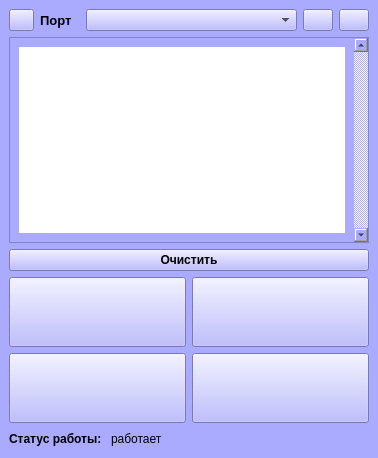
<?xml version="1.0" encoding="UTF-8"?>
<ui version="4.0">
 <class>Weights</class>
 <widget class="QMainWindow" name="Weights">
  <property name="geometry">
   <rect>
    <x>0</x>
    <y>0</y>
    <width>378</width>
    <height>458</height>
   </rect>
  </property>
  <property name="sizePolicy">
   <sizepolicy hsizetype="Minimum" vsizetype="Minimum">
    <horstretch>0</horstretch>
    <verstretch>0</verstretch>
   </sizepolicy>
  </property>
  <property name="minimumSize">
   <size>
    <width>378</width>
    <height>458</height>
   </size>
  </property>
  <property name="maximumSize">
   <size>
    <width>378</width>
    <height>458</height>
   </size>
  </property>
  <property name="windowTitle">
   <string>MainWindow</string>
  </property>
  <property name="styleSheet">
   <string notr="true">background-color: rgb(170, 170, 255);</string>
  </property>
  <widget class="QWidget" name="centralwidget">
   <property name="sizePolicy">
    <sizepolicy hsizetype="Minimum" vsizetype="Minimum">
     <horstretch>0</horstretch>
     <verstretch>0</verstretch>
    </sizepolicy>
   </property>
   <property name="minimumSize">
    <size>
     <width>350</width>
     <height>350</height>
    </size>
   </property>
   <property name="maximumSize">
    <size>
     <width>400</width>
     <height>500</height>
    </size>
   </property>
   <layout class="QHBoxLayout" name="horizontalLayout_3">
    <item>
     <layout class="QVBoxLayout" name="verticalLayout">
      <item>
       <layout class="QHBoxLayout" name="horizontalLayoutPortsMain">
        <item>
         <widget class="QPushButton" name="settingsButton">
          <property name="sizePolicy">
           <sizepolicy hsizetype="Fixed" vsizetype="Fixed">
            <horstretch>0</horstretch>
            <verstretch>0</verstretch>
           </sizepolicy>
          </property>
          <property name="minimumSize">
           <size>
            <width>10</width>
            <height>20</height>
           </size>
          </property>
          <property name="maximumSize">
           <size>
            <width>25</width>
            <height>25</height>
           </size>
          </property>
          <property name="baseSize">
           <size>
            <width>20</width>
            <height>20</height>
           </size>
          </property>
          <property name="toolTip">
           <string>Дополнительно</string>
          </property>
          <property name="styleSheet">
           <string notr="true">image: url(:/images/images/settings.png);</string>
          </property>
          <property name="text">
           <string/>
          </property>
         </widget>
        </item>
        <item>
         <widget class="QLabel" name="labelPort">
          <property name="maximumSize">
           <size>
            <width>40</width>
            <height>20</height>
           </size>
          </property>
          <property name="font">
           <font>
            <pointsize>10</pointsize>
            <weight>75</weight>
            <italic>false</italic>
            <bold>true</bold>
            <underline>false</underline>
            <strikeout>false</strikeout>
            <kerning>true</kerning>
           </font>
          </property>
          <property name="text">
           <string>Порт</string>
          </property>
         </widget>
        </item>
        <item>
         <widget class="QComboBox" name="selectionWindow"/>
        </item>
        <item>
         <widget class="QPushButton" name="connectButton">
          <property name="maximumSize">
           <size>
            <width>30</width>
            <height>16777215</height>
           </size>
          </property>
          <property name="font">
           <font>
            <weight>75</weight>
            <bold>true</bold>
           </font>
          </property>
          <property name="toolTip">
           <string>Обновить список портов</string>
          </property>
          <property name="styleSheet">
           <string notr="true">image: url(:/images/images/refresh.png);</string>
          </property>
          <property name="text">
           <string/>
          </property>
         </widget>
        </item>
        <item>
         <widget class="QPushButton" name="disconnectButton">
          <property name="maximumSize">
           <size>
            <width>30</width>
            <height>16777215</height>
           </size>
          </property>
          <property name="toolTip">
           <string>Отключиться от порта</string>
          </property>
          <property name="styleSheet">
           <string notr="true">image: url(:/images/images/disconnect.png);</string>
          </property>
          <property name="text">
           <string/>
          </property>
         </widget>
        </item>
       </layout>
      </item>
      <item>
       <widget class="QScrollArea" name="scrollArea">
        <property name="palette">
         <palette>
          <active>
           <colorrole role="Button">
            <brush brushstyle="SolidPattern">
             <color alpha="255">
              <red>170</red>
              <green>170</green>
              <blue>255</blue>
             </color>
            </brush>
           </colorrole>
           <colorrole role="Base">
            <brush brushstyle="SolidPattern">
             <color alpha="255">
              <red>170</red>
              <green>170</green>
              <blue>255</blue>
             </color>
            </brush>
           </colorrole>
           <colorrole role="Window">
            <brush brushstyle="SolidPattern">
             <color alpha="255">
              <red>170</red>
              <green>170</green>
              <blue>255</blue>
             </color>
            </brush>
           </colorrole>
          </active>
          <inactive>
           <colorrole role="Button">
            <brush brushstyle="SolidPattern">
             <color alpha="255">
              <red>170</red>
              <green>170</green>
              <blue>255</blue>
             </color>
            </brush>
           </colorrole>
           <colorrole role="Base">
            <brush brushstyle="SolidPattern">
             <color alpha="255">
              <red>170</red>
              <green>170</green>
              <blue>255</blue>
             </color>
            </brush>
           </colorrole>
           <colorrole role="Window">
            <brush brushstyle="SolidPattern">
             <color alpha="255">
              <red>170</red>
              <green>170</green>
              <blue>255</blue>
             </color>
            </brush>
           </colorrole>
          </inactive>
          <disabled>
           <colorrole role="Button">
            <brush brushstyle="SolidPattern">
             <color alpha="255">
              <red>170</red>
              <green>170</green>
              <blue>255</blue>
             </color>
            </brush>
           </colorrole>
           <colorrole role="Base">
            <brush brushstyle="SolidPattern">
             <color alpha="255">
              <red>170</red>
              <green>170</green>
              <blue>255</blue>
             </color>
            </brush>
           </colorrole>
           <colorrole role="Window">
            <brush brushstyle="SolidPattern">
             <color alpha="255">
              <red>170</red>
              <green>170</green>
              <blue>255</blue>
             </color>
            </brush>
           </colorrole>
          </disabled>
         </palette>
        </property>
        <property name="frameShape">
         <enum>QFrame::StyledPanel</enum>
        </property>
        <property name="frameShadow">
         <enum>QFrame::Sunken</enum>
        </property>
        <property name="verticalScrollBarPolicy">
         <enum>Qt::ScrollBarAlwaysOn</enum>
        </property>
        <property name="horizontalScrollBarPolicy">
         <enum>Qt::ScrollBarAsNeeded</enum>
        </property>
        <property name="sizeAdjustPolicy">
         <enum>QAbstractScrollArea::AdjustToContents</enum>
        </property>
        <property name="widgetResizable">
         <bool>true</bool>
        </property>
        <widget class="QWidget" name="scrollAreaWidgetContents_6">
         <property name="geometry">
          <rect>
           <x>0</x>
           <y>0</y>
           <width>339</width>
           <height>192</height>
          </rect>
         </property>
         <property name="palette">
          <palette>
           <active>
            <colorrole role="Button">
             <brush brushstyle="SolidPattern">
              <color alpha="255">
               <red>170</red>
               <green>170</green>
               <blue>255</blue>
              </color>
             </brush>
            </colorrole>
            <colorrole role="Base">
             <brush brushstyle="SolidPattern">
              <color alpha="255">
               <red>170</red>
               <green>170</green>
               <blue>255</blue>
              </color>
             </brush>
            </colorrole>
            <colorrole role="Window">
             <brush brushstyle="SolidPattern">
              <color alpha="255">
               <red>170</red>
               <green>170</green>
               <blue>255</blue>
              </color>
             </brush>
            </colorrole>
           </active>
           <inactive>
            <colorrole role="Button">
             <brush brushstyle="SolidPattern">
              <color alpha="255">
               <red>170</red>
               <green>170</green>
               <blue>255</blue>
              </color>
             </brush>
            </colorrole>
            <colorrole role="Base">
             <brush brushstyle="SolidPattern">
              <color alpha="255">
               <red>170</red>
               <green>170</green>
               <blue>255</blue>
              </color>
             </brush>
            </colorrole>
            <colorrole role="Window">
             <brush brushstyle="SolidPattern">
              <color alpha="255">
               <red>170</red>
               <green>170</green>
               <blue>255</blue>
              </color>
             </brush>
            </colorrole>
           </inactive>
           <disabled>
            <colorrole role="Button">
             <brush brushstyle="SolidPattern">
              <color alpha="255">
               <red>170</red>
               <green>170</green>
               <blue>255</blue>
              </color>
             </brush>
            </colorrole>
            <colorrole role="Base">
             <brush brushstyle="SolidPattern">
              <color alpha="255">
               <red>170</red>
               <green>170</green>
               <blue>255</blue>
              </color>
             </brush>
            </colorrole>
            <colorrole role="Window">
             <brush brushstyle="SolidPattern">
              <color alpha="255">
               <red>170</red>
               <green>170</green>
               <blue>255</blue>
              </color>
             </brush>
            </colorrole>
           </disabled>
          </palette>
         </property>
         <layout class="QVBoxLayout" name="verticalLayout_7">
          <item>
           <layout class="QVBoxLayout" name="verticalLayout_6">
            <item>
             <widget class="QLabel" name="textShow">
              <property name="enabled">
               <bool>true</bool>
              </property>
              <property name="palette">
               <palette>
                <active>
                 <colorrole role="Button">
                  <brush brushstyle="SolidPattern">
                   <color alpha="255">
                    <red>255</red>
                    <green>255</green>
                    <blue>255</blue>
                   </color>
                  </brush>
                 </colorrole>
                 <colorrole role="Base">
                  <brush brushstyle="SolidPattern">
                   <color alpha="255">
                    <red>255</red>
                    <green>255</green>
                    <blue>255</blue>
                   </color>
                  </brush>
                 </colorrole>
                 <colorrole role="Window">
                  <brush brushstyle="SolidPattern">
                   <color alpha="255">
                    <red>255</red>
                    <green>255</green>
                    <blue>255</blue>
                   </color>
                  </brush>
                 </colorrole>
                </active>
                <inactive>
                 <colorrole role="Button">
                  <brush brushstyle="SolidPattern">
                   <color alpha="255">
                    <red>255</red>
                    <green>255</green>
                    <blue>255</blue>
                   </color>
                  </brush>
                 </colorrole>
                 <colorrole role="Base">
                  <brush brushstyle="SolidPattern">
                   <color alpha="255">
                    <red>255</red>
                    <green>255</green>
                    <blue>255</blue>
                   </color>
                  </brush>
                 </colorrole>
                 <colorrole role="Window">
                  <brush brushstyle="SolidPattern">
                   <color alpha="255">
                    <red>255</red>
                    <green>255</green>
                    <blue>255</blue>
                   </color>
                  </brush>
                 </colorrole>
                </inactive>
                <disabled>
                 <colorrole role="Button">
                  <brush brushstyle="SolidPattern">
                   <color alpha="255">
                    <red>255</red>
                    <green>255</green>
                    <blue>255</blue>
                   </color>
                  </brush>
                 </colorrole>
                 <colorrole role="Base">
                  <brush brushstyle="SolidPattern">
                   <color alpha="255">
                    <red>255</red>
                    <green>255</green>
                    <blue>255</blue>
                   </color>
                  </brush>
                 </colorrole>
                 <colorrole role="Window">
                  <brush brushstyle="SolidPattern">
                   <color alpha="255">
                    <red>255</red>
                    <green>255</green>
                    <blue>255</blue>
                   </color>
                  </brush>
                 </colorrole>
                </disabled>
               </palette>
              </property>
              <property name="styleSheet">
               <string notr="true">background-color: white;</string>
              </property>
              <property name="frameShadow">
               <enum>QFrame::Plain</enum>
              </property>
              <property name="text">
               <string/>
              </property>
              <property name="alignment">
               <set>Qt::AlignBottom|Qt::AlignLeading|Qt::AlignLeft</set>
              </property>
             </widget>
            </item>
           </layout>
          </item>
         </layout>
        </widget>
       </widget>
      </item>
      <item>
       <layout class="QVBoxLayout" name="verticalLayoutMain">
        <item>
         <widget class="QPushButton" name="cleanButton">
          <property name="font">
           <font>
            <weight>75</weight>
            <bold>true</bold>
           </font>
          </property>
          <property name="text">
           <string>Очистить</string>
          </property>
         </widget>
        </item>
        <item>
         <layout class="QGridLayout" name="buttons">
          <item row="0" column="0">
           <widget class="QPushButton" name="weighButton">
            <property name="sizePolicy">
             <sizepolicy hsizetype="Minimum" vsizetype="Fixed">
              <horstretch>0</horstretch>
              <verstretch>0</verstretch>
             </sizepolicy>
            </property>
            <property name="minimumSize">
             <size>
              <width>150</width>
              <height>70</height>
             </size>
            </property>
            <property name="baseSize">
             <size>
              <width>150</width>
              <height>50</height>
             </size>
            </property>
            <property name="font">
             <font>
              <weight>75</weight>
              <bold>true</bold>
             </font>
            </property>
            <property name="toolTip">
             <string>Взвешивание</string>
            </property>
            <property name="styleSheet">
             <string notr="true">QPushButton{
image: url(:/images/images/weight.png);
}</string>
            </property>
            <property name="text">
             <string/>
            </property>
            <property name="iconSize">
             <size>
              <width>150</width>
              <height>50</height>
             </size>
            </property>
           </widget>
          </item>
          <item row="0" column="1">
           <widget class="QPushButton" name="calibButton">
            <property name="minimumSize">
             <size>
              <width>150</width>
              <height>70</height>
             </size>
            </property>
            <property name="toolTip">
             <string>Калибровка</string>
            </property>
            <property name="styleSheet">
             <string notr="true">QPushButton{
image: url(:/images/images/calib.png);
}</string>
            </property>
            <property name="text">
             <string/>
            </property>
           </widget>
          </item>
          <item row="2" column="1">
           <widget class="QPushButton" name="scanButton">
            <property name="minimumSize">
             <size>
              <width>150</width>
              <height>70</height>
             </size>
            </property>
            <property name="toolTip">
             <string>Сканирование</string>
            </property>
            <property name="styleSheet">
             <string notr="true">QPushButton{
image: url(:/images/images/scan.png);
}</string>
            </property>
            <property name="text">
             <string/>
            </property>
           </widget>
          </item>
          <item row="2" column="0">
           <widget class="QPushButton" name="saveButton">
            <property name="minimumSize">
             <size>
              <width>150</width>
              <height>70</height>
             </size>
            </property>
            <property name="toolTip">
             <string>Сохранение</string>
            </property>
            <property name="styleSheet">
             <string notr="true">QPushButton{
image: url(:/images/images/save.png);
}</string>
            </property>
            <property name="text">
             <string/>
            </property>
           </widget>
          </item>
         </layout>
        </item>
       </layout>
      </item>
      <item>
       <layout class="QHBoxLayout" name="horizontalLayoutWorkStatus">
        <item>
         <widget class="QLabel" name="labelWorkStatus">
          <property name="font">
           <font>
            <weight>75</weight>
            <bold>true</bold>
           </font>
          </property>
          <property name="text">
           <string>Статус работы: </string>
          </property>
         </widget>
        </item>
        <item>
         <widget class="QLabel" name="label">
          <property name="text">
           <string>работает</string>
          </property>
         </widget>
        </item>
        <item>
         <spacer name="horizontalSpacer">
          <property name="orientation">
           <enum>Qt::Horizontal</enum>
          </property>
          <property name="sizeHint" stdset="0">
           <size>
            <width>40</width>
            <height>20</height>
           </size>
          </property>
         </spacer>
        </item>
       </layout>
      </item>
     </layout>
    </item>
   </layout>
  </widget>
 </widget>
 <tabstops>
  <tabstop>settingsButton</tabstop>
  <tabstop>selectionWindow</tabstop>
  <tabstop>connectButton</tabstop>
  <tabstop>weighButton</tabstop>
  <tabstop>calibButton</tabstop>
  <tabstop>saveButton</tabstop>
  <tabstop>scanButton</tabstop>
 </tabstops>
 <resources>
  <include location="file.qrc"/>
 </resources>
 <connections/>
</ui>
